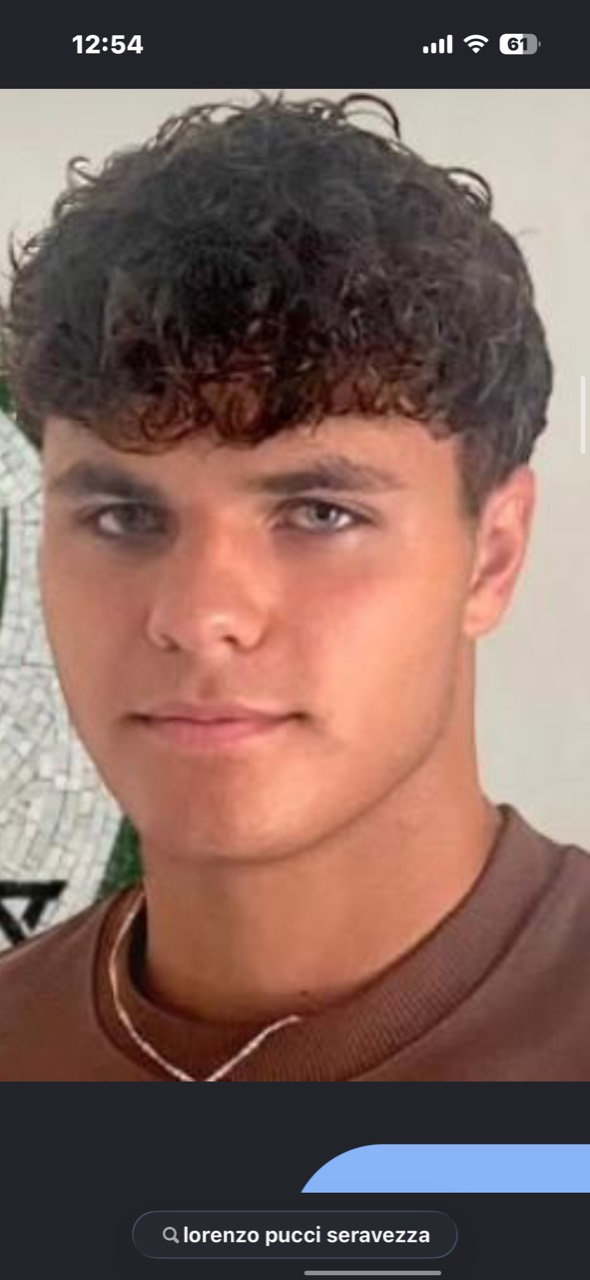
#> input picture assets/players/pucci-source.jpg, 590 x 1280 px, found by its file name
$ python crop_players_v2.py
#> lines starting #> are read from the running program, lines starting #| are printed output that depends on the picture
from PIL import Image, ImageFilter
import os

# Source files
sources = {
    'pucci': 'assets/players/pucci-source.jpg',
    'verde': 'assets/players/verde-source.jpg',
}

# Based on visual analysis of vertical phone screenshots (590x1280):
# - Top ~100px: phone status bar (time/battery)
# - Below: search bar and UI chrome
# - The face/portrait is in the middle-upper portion
# - Bottom bar with navigation
#
# For a portrait crop suitable for cards:
# We want a headshot with some bust, roughly 4:5 or 3:4 portrait ratio
# Target: ~400-450px tall retaining full width (590px), crop centered on face
#
# Strategy: crop from y~100 (skip status bar) to y~1120 (above bottom nav bar)
# Then further refine by finding the face region

for player_id, src_path in sources.items():
    img = Image.open(src_path)
#> img is the input picture: PIL image 590x1280 RGB; mean R, G, B 126.3, 99, 91.7
    w, h = img.size  # 590 x 1280
#> w = 590; h = 1280

    # Crop: remove top status bar (~100px) and bottom UI ~180px
    top_crop = 90      # start below status bar
    bottom_crop = h - 180  # end above bottom nav
#> bottom_crop = 1100

    # First pass: wide crop
    cropped = img.crop((0, top_crop, w, bottom_crop))
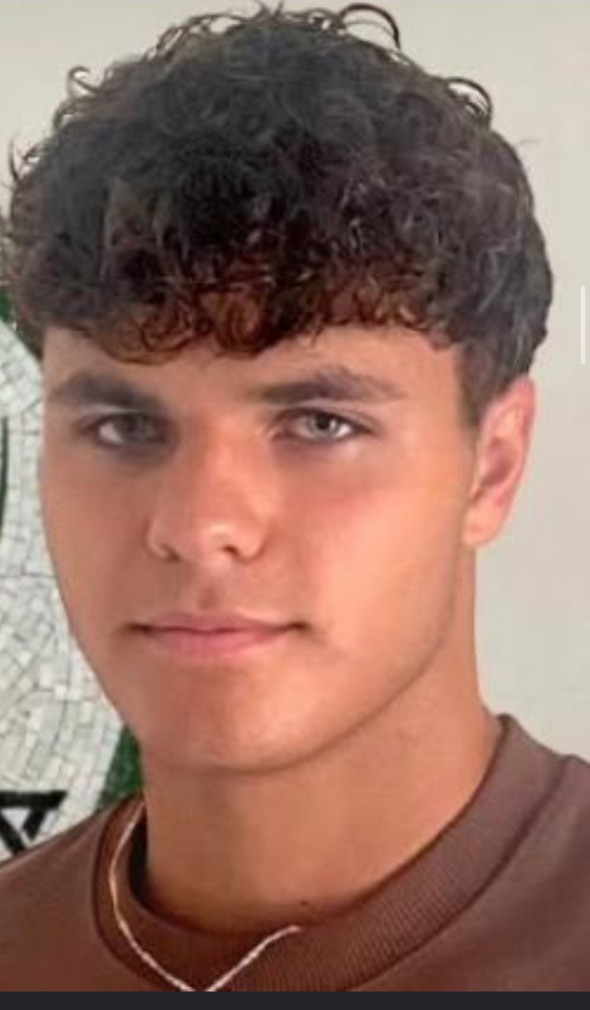
#> cropped: PIL image 590x1010 RGB; mean R, G, B 147.1, 111.2, 99.2
    print(f"{player_id}: cropped {top_crop}->{bottom_crop} = {bottom_crop - top_crop}px tall")
#| pucci: cropped 90->1100 = 1010px tall

    # Save intermediate
    cropped.save(f"assets/players/{player_id}-raw.jpg", quality=92)

    # Now determine final crop - aim for ~450px tall portrait centered on face
    # The face should be in the upper portion of the cropped image
    ch = bottom_crop - top_crop  # ~1010px
#> ch = 1010

    # For a card portrait, we want roughly 400-500px with the face well-framed
    # Let's take a generous crop that includes head and upper body
    # Face is typically in the top 30-40% of the screenshot content area
    # So we crop from the top of our already-cropped image, keeping ~500px

    final_h = 500  # final height for card portrait
    final_top = 0
    final_bottom = final_h

    final = cropped.crop((0, final_top, w, final_bottom))
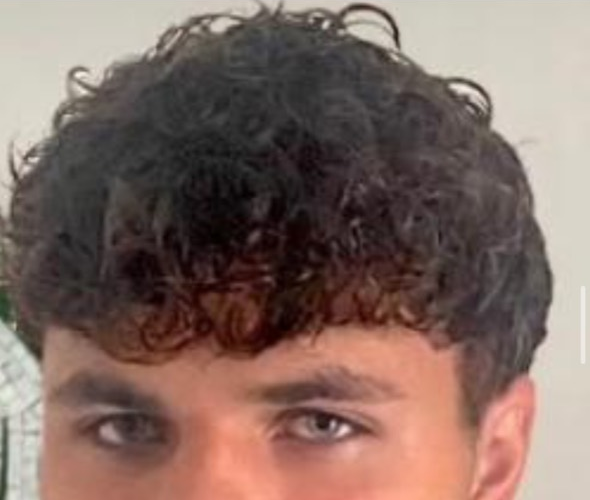
#> final: PIL image 590x500 RGB; mean R, G, B 129.5, 106.6, 98.8

    # Resize to reasonable dimensions: 590x500 -> resize to ~354x300 for web efficiency
    # But keep good quality for display
    target_w = 472  # keep reasonable width
    target_h = 400  # 590x500 -> ~472x400 preserves ratio roughly

    ratio_w = target_w / w
#> ratio_w = 0.8
    ratio_h = target_h / final_h
    ratio = min(ratio_w, ratio_h)
#> ratio = 0.8

    new_w = int(w * ratio)
#> new_w = 472
    new_h = int(final_h * ratio)
#> new_h = 400

    resized = final.resize((new_w, new_h), Image.LANCZOS)

    # Apply slight sharpening
    resized = resized.filter(ImageFilter.SHARPEN)

    out_path = f"assets/players/{player_id}.jpg"
    resized.save(out_path, quality=90, optimize=True)
    print(f"  final: {new_w}x{new_h} saved to {out_path}")
#|   final: 472x400 saved to assets/players/pucci.jpg
    print(f"  size: {os.path.getsize(out_path)} bytes")
#> pass 2 of the loop `for player_id, src_path in sources.items():`:
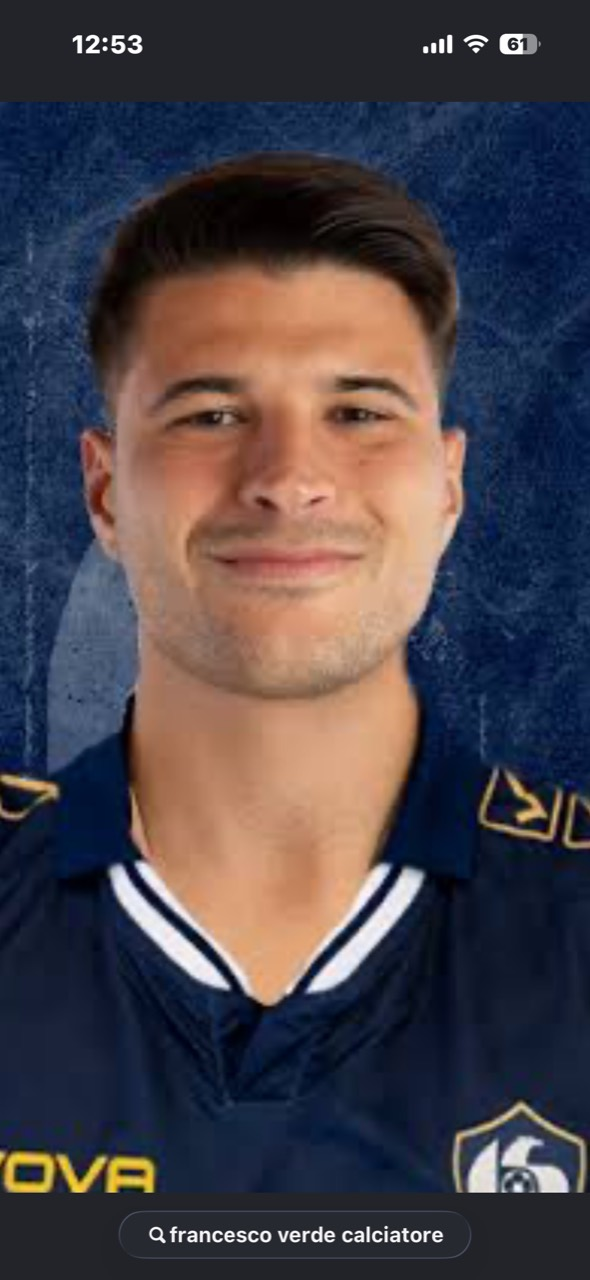
#> input picture assets/players/verde-source.jpg, 590 x 1280 px, found by its file name
#> img is the input picture: PIL image 590x1280 RGB; mean R, G, B 72.3, 65.7, 72.7
#> `cropped = img.crop((0, top_crop, w, bottom_crop))`:
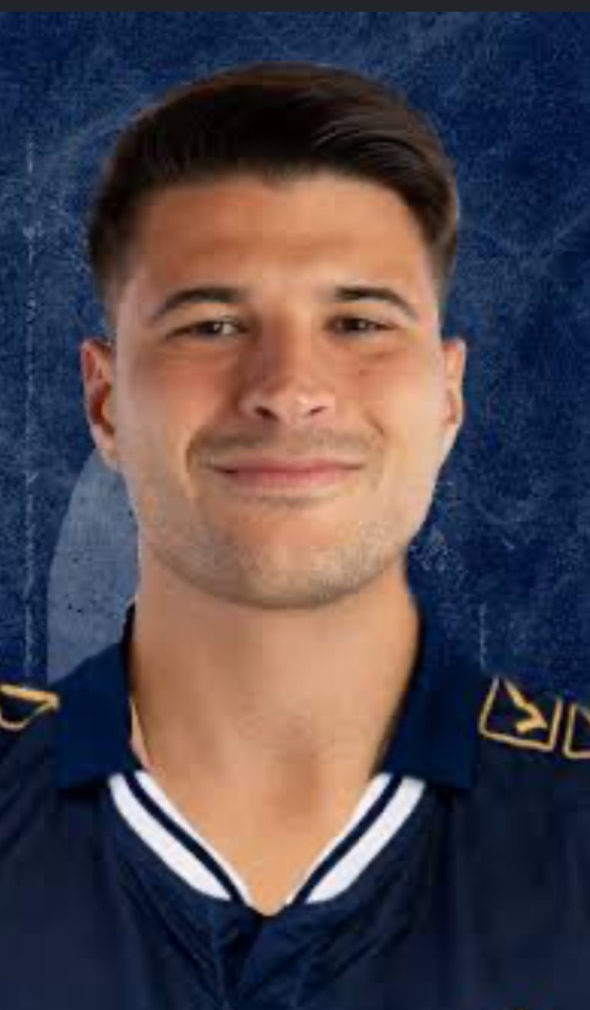
#> cropped: PIL image 590x1010 RGB; mean R, G, B 79.5, 70.2, 77.1
#| verde: cropped 90->1100 = 1010px tall
#> `final = cropped.crop((0, final_top, w, final_bottom))`:
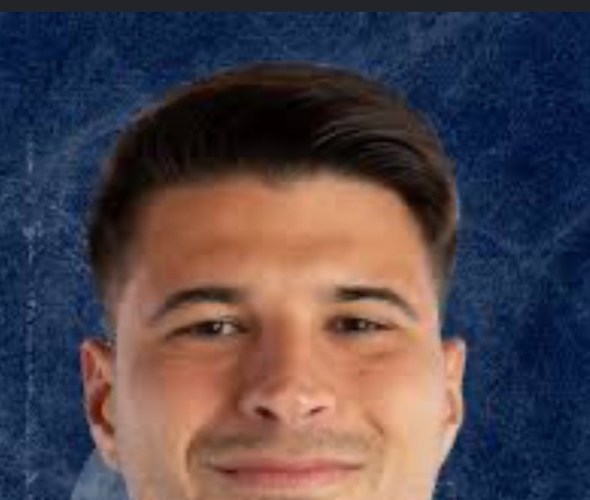
#> final: PIL image 590x500 RGB; mean R, G, B 79.7, 68.8, 75.7
#|   final: 472x400 saved to assets/players/verde.jpg
